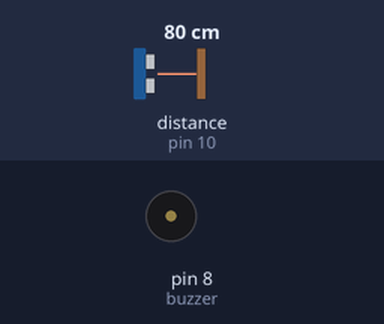
A sketch run on a simulated Arduino Uno, built with avr-gcc and run on an emulated ATmega328P. Parts: buzzer (waves = sounding). Wiring (inferred from the names in the program): ultrasonic range finder: trigger pin 9; echo pin 10. Inputs (shaded band) come from the test bench; at power-on: distance to the obstacle (sensor on pin 10) 80 cm. The echo pulse lasts 58.3 µs per cm.

Above: at 1.2 s.
1.3 s: distance to the obstacle (sensor on pin 10) set to 54 cm
2.8 s: distance to the obstacle (sensor on pin 10) set to 46 cm
At 4.0 s:
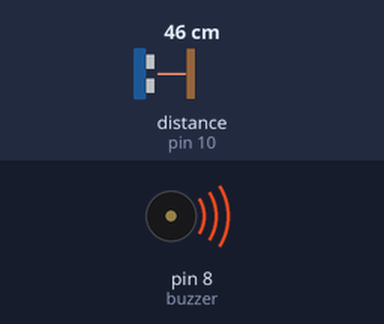
4.3 s: distance to the obstacle (sensor on pin 10) set to 60 cm
At 4.8 s:
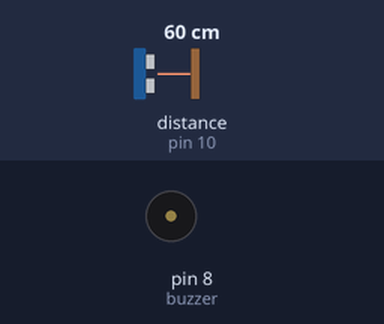
5.8 s: distance to the obstacle (sensor on pin 10) set to 2 cm
At 6.6 s:
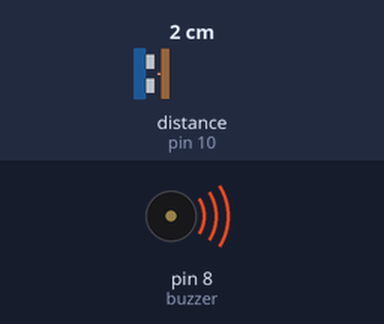
Timing chart, 0 to 8.3 s (numbered marks = the images above; inputs shaded):
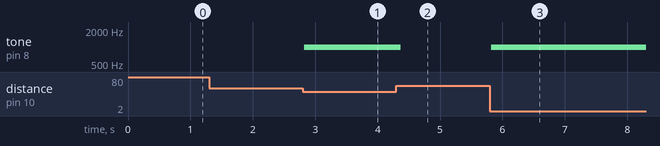

The sketch:

SmartShoe.ino
```cpp
// Smart Shoe for Blind People
const int trigPin=9,echoPin=10,buzzer=8;
long duration; int distance;
void setup(){
 pinMode(trigPin,OUTPUT);
 pinMode(echoPin,INPUT);
 pinMode(buzzer,OUTPUT);
}
void loop(){
 digitalWrite(trigPin,LOW); delayMicroseconds(2);
 digitalWrite(trigPin,HIGH); delayMicroseconds(10);
 digitalWrite(trigPin,LOW);
 duration=pulseIn(echoPin,HIGH);
 distance=duration*0.034/2;
 if(distance>0 && distance<50) tone(buzzer,1000);
 else noTone(buzzer);
 delay(100);
}
```

Measured:
- the behaviour switches between 51 and 50 cm on distance to the obstacle (sensor on pin 10) (found by bisection; images 0 and 1)
- after the input at 1.3 s, every drawn part: stays the same
- after the input at 2.8 s, tone on pin 8 (buzzer): silent → 1000 Hz at once
- after the input at 4.3 s, tone on pin 8 (buzzer): 1000 Hz → silent after 0.07 s
- after the input at 5.8 s, tone on pin 8 (buzzer): silent → 1000 Hz at once
